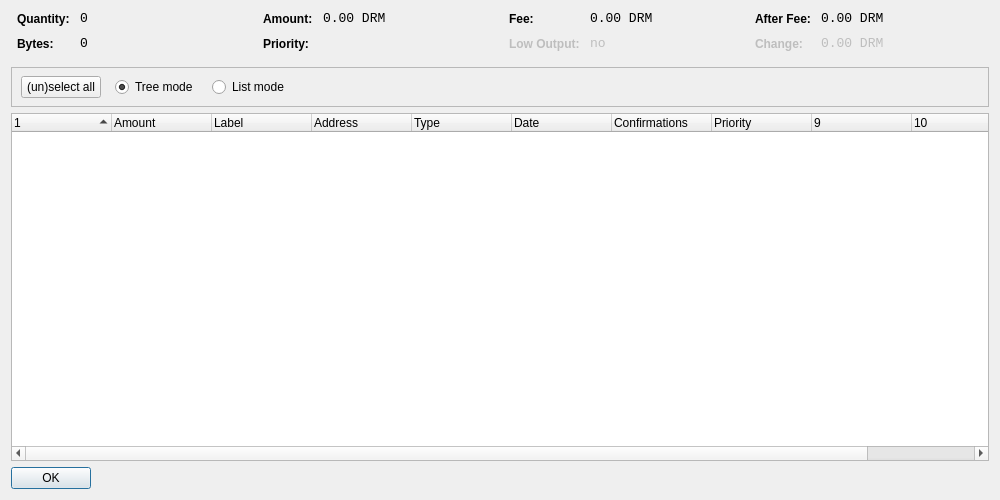
<?xml version="1.0" encoding="UTF-8"?>
<ui version="4.0">
 <class>CoinControlDialog</class>
 <widget class="QDialog" name="CoinControlDialog">
  <property name="geometry">
   <rect>
    <x>0</x>
    <y>0</y>
    <width>1000</width>
    <height>500</height>
   </rect>
  </property>
  <property name="windowTitle">
   <string>Coin Control</string>
  </property>
  <layout class="QVBoxLayout" name="verticalLayout">
   <item>
    <layout class="QHBoxLayout" name="horizontalLayoutTop" stretch="0,0,0,0">
     <property name="topMargin">
      <number>0</number>
     </property>
     <property name="bottomMargin">
      <number>10</number>
     </property>
     <item>
      <layout class="QFormLayout" name="formLayoutCoinControl1">
       <property name="horizontalSpacing">
        <number>10</number>
       </property>
       <property name="verticalSpacing">
        <number>10</number>
       </property>
       <property name="leftMargin">
        <number>6</number>
       </property>
       <property name="rightMargin">
        <number>6</number>
       </property>
       <item row="0" column="0">
        <widget class="QLabel" name="labelCoinControlQuantityText">
         <property name="styleSheet">
          <string notr="true">font-weight:bold;</string>
         </property>
         <property name="text">
          <string>Quantity:</string>
         </property>
        </widget>
       </item>
       <item row="0" column="1">
        <widget class="QLabel" name="labelCoinControlQuantity">
         <property name="font">
          <font>
           <family>Monospace</family>
           <pointsize>10</pointsize>
          </font>
         </property>
         <property name="cursor">
          <cursorShape>IBeamCursor</cursorShape>
         </property>
         <property name="contextMenuPolicy">
          <enum>Qt::ActionsContextMenu</enum>
         </property>
         <property name="text">
          <string notr="true">0</string>
         </property>
         <property name="textInteractionFlags">
          <set>Qt::LinksAccessibleByMouse|Qt::TextSelectableByKeyboard|Qt::TextSelectableByMouse</set>
         </property>
        </widget>
       </item>
       <item row="1" column="0">
        <widget class="QLabel" name="labelCoinControlBytesText">
         <property name="styleSheet">
          <string notr="true">font-weight:bold;</string>
         </property>
         <property name="text">
          <string>Bytes:</string>
         </property>
        </widget>
       </item>
       <item row="1" column="1">
        <widget class="QLabel" name="labelCoinControlBytes">
         <property name="font">
          <font>
           <family>Monospace</family>
           <pointsize>10</pointsize>
          </font>
         </property>
         <property name="cursor">
          <cursorShape>IBeamCursor</cursorShape>
         </property>
         <property name="contextMenuPolicy">
          <enum>Qt::ActionsContextMenu</enum>
         </property>
         <property name="text">
          <string notr="true">0</string>
         </property>
         <property name="textInteractionFlags">
          <set>Qt::LinksAccessibleByMouse|Qt::TextSelectableByKeyboard|Qt::TextSelectableByMouse</set>
         </property>
        </widget>
       </item>
      </layout>
     </item>
     <item>
      <layout class="QFormLayout" name="formLayoutCoinControl2">
       <property name="horizontalSpacing">
        <number>10</number>
       </property>
       <property name="verticalSpacing">
        <number>10</number>
       </property>
       <property name="leftMargin">
        <number>6</number>
       </property>
       <property name="rightMargin">
        <number>6</number>
       </property>
       <item row="0" column="0">
        <widget class="QLabel" name="labelCoinControlAmountText">
         <property name="styleSheet">
          <string notr="true">font-weight:bold;</string>
         </property>
         <property name="text">
          <string>Amount:</string>
         </property>
        </widget>
       </item>
       <item row="0" column="1">
        <widget class="QLabel" name="labelCoinControlAmount">
         <property name="font">
          <font>
           <family>Monospace</family>
           <pointsize>10</pointsize>
          </font>
         </property>
         <property name="cursor">
          <cursorShape>IBeamCursor</cursorShape>
         </property>
         <property name="contextMenuPolicy">
          <enum>Qt::ActionsContextMenu</enum>
         </property>
         <property name="text">
          <string notr="true">0.00 DRM</string>
         </property>
         <property name="textInteractionFlags">
          <set>Qt::LinksAccessibleByMouse|Qt::TextSelectableByKeyboard|Qt::TextSelectableByMouse</set>
         </property>
        </widget>
       </item>
       <item row="1" column="0">
        <widget class="QLabel" name="labelCoinControlPriorityText">
         <property name="styleSheet">
          <string notr="true">font-weight:bold;</string>
         </property>
         <property name="text">
          <string>Priority:</string>
         </property>
        </widget>
       </item>
       <item row="1" column="1">
        <widget class="QLabel" name="labelCoinControlPriority">
         <property name="font">
          <font>
           <family>Monospace</family>
           <pointsize>10</pointsize>
          </font>
         </property>
         <property name="cursor">
          <cursorShape>IBeamCursor</cursorShape>
         </property>
         <property name="contextMenuPolicy">
          <enum>Qt::ActionsContextMenu</enum>
         </property>
         <property name="text">
          <string/>
         </property>
         <property name="textInteractionFlags">
          <set>Qt::LinksAccessibleByMouse|Qt::TextSelectableByKeyboard|Qt::TextSelectableByMouse</set>
         </property>
        </widget>
       </item>
      </layout>
     </item>
     <item>
      <layout class="QFormLayout" name="formLayoutCoinControl3">
       <property name="horizontalSpacing">
        <number>10</number>
       </property>
       <property name="verticalSpacing">
        <number>10</number>
       </property>
       <property name="leftMargin">
        <number>6</number>
       </property>
       <property name="rightMargin">
        <number>6</number>
       </property>
       <item row="0" column="0">
        <widget class="QLabel" name="labelCoinControlFeeText">
         <property name="styleSheet">
          <string notr="true">font-weight:bold;</string>
         </property>
         <property name="text">
          <string>Fee:</string>
         </property>
        </widget>
       </item>
       <item row="0" column="1">
        <widget class="QLabel" name="labelCoinControlFee">
         <property name="font">
          <font>
           <family>Monospace</family>
           <pointsize>10</pointsize>
          </font>
         </property>
         <property name="cursor">
          <cursorShape>IBeamCursor</cursorShape>
         </property>
         <property name="contextMenuPolicy">
          <enum>Qt::ActionsContextMenu</enum>
         </property>
         <property name="text">
          <string notr="true">0.00 DRM</string>
         </property>
         <property name="textInteractionFlags">
          <set>Qt::LinksAccessibleByMouse|Qt::TextSelectableByKeyboard|Qt::TextSelectableByMouse</set>
         </property>
        </widget>
       </item>
       <item row="1" column="0">
        <widget class="QLabel" name="labelCoinControlLowOutputText">
         <property name="enabled">
          <bool>false</bool>
         </property>
         <property name="styleSheet">
          <string notr="true">font-weight:bold;</string>
         </property>
         <property name="text">
          <string>Low Output:</string>
         </property>
        </widget>
       </item>
       <item row="1" column="1">
        <widget class="QLabel" name="labelCoinControlLowOutput">
         <property name="enabled">
          <bool>false</bool>
         </property>
         <property name="font">
          <font>
           <family>Monospace</family>
           <pointsize>10</pointsize>
          </font>
         </property>
         <property name="cursor">
          <cursorShape>IBeamCursor</cursorShape>
         </property>
         <property name="contextMenuPolicy">
          <enum>Qt::ActionsContextMenu</enum>
         </property>
         <property name="text">
          <string notr="true">no</string>
         </property>
         <property name="textInteractionFlags">
          <set>Qt::LinksAccessibleByMouse|Qt::TextSelectableByKeyboard|Qt::TextSelectableByMouse</set>
         </property>
        </widget>
       </item>
      </layout>
     </item>
     <item>
      <layout class="QFormLayout" name="formLayoutCoinControl4">
       <property name="horizontalSpacing">
        <number>10</number>
       </property>
       <property name="verticalSpacing">
        <number>10</number>
       </property>
       <property name="leftMargin">
        <number>6</number>
       </property>
       <property name="rightMargin">
        <number>6</number>
       </property>
       <item row="0" column="0">
        <widget class="QLabel" name="labelCoinControlAfterFeeText">
         <property name="styleSheet">
          <string notr="true">font-weight:bold;</string>
         </property>
         <property name="text">
          <string>After Fee:</string>
         </property>
        </widget>
       </item>
       <item row="0" column="1">
        <widget class="QLabel" name="labelCoinControlAfterFee">
         <property name="font">
          <font>
           <family>Monospace</family>
           <pointsize>10</pointsize>
          </font>
         </property>
         <property name="cursor">
          <cursorShape>IBeamCursor</cursorShape>
         </property>
         <property name="contextMenuPolicy">
          <enum>Qt::ActionsContextMenu</enum>
         </property>
         <property name="text">
          <string notr="true">0.00 DRM</string>
         </property>
         <property name="textInteractionFlags">
          <set>Qt::LinksAccessibleByMouse|Qt::TextSelectableByKeyboard|Qt::TextSelectableByMouse</set>
         </property>
        </widget>
       </item>
       <item row="1" column="0">
        <widget class="QLabel" name="labelCoinControlChangeText">
         <property name="enabled">
          <bool>false</bool>
         </property>
         <property name="styleSheet">
          <string notr="true">font-weight:bold;</string>
         </property>
         <property name="text">
          <string>Change:</string>
         </property>
        </widget>
       </item>
       <item row="1" column="1">
        <widget class="QLabel" name="labelCoinControlChange">
         <property name="enabled">
          <bool>false</bool>
         </property>
         <property name="font">
          <font>
           <family>Monospace</family>
           <pointsize>10</pointsize>
          </font>
         </property>
         <property name="cursor">
          <cursorShape>IBeamCursor</cursorShape>
         </property>
         <property name="contextMenuPolicy">
          <enum>Qt::ActionsContextMenu</enum>
         </property>
         <property name="text">
          <string notr="true">0.00 DRM</string>
         </property>
         <property name="textInteractionFlags">
          <set>Qt::LinksAccessibleByMouse|Qt::TextSelectableByKeyboard|Qt::TextSelectableByMouse</set>
         </property>
        </widget>
       </item>
      </layout>
     </item>
    </layout>
   </item>
   <item>
    <widget class="QFrame" name="frame">
     <property name="minimumSize">
      <size>
       <width>0</width>
       <height>40</height>
      </size>
     </property>
     <property name="frameShape">
      <enum>QFrame::StyledPanel</enum>
     </property>
     <property name="frameShadow">
      <enum>QFrame::Sunken</enum>
     </property>
     <widget class="QWidget" name="horizontalLayoutWidget">
      <property name="geometry">
       <rect>
        <x>10</x>
        <y>0</y>
        <width>781</width>
        <height>41</height>
       </rect>
      </property>
      <layout class="QHBoxLayout" name="horizontalLayoutPanel" stretch="0,0,0,0,0">
       <property name="spacing">
        <number>14</number>
       </property>
       <item>
        <widget class="QPushButton" name="pushButtonSelectAll">
         <property name="sizePolicy">
          <sizepolicy hsizetype="Maximum" vsizetype="Fixed">
           <horstretch>0</horstretch>
           <verstretch>0</verstretch>
          </sizepolicy>
         </property>
         <property name="text">
          <string>(un)select all</string>
         </property>
        </widget>
       </item>
       <item>
        <widget class="QRadioButton" name="radioTreeMode">
         <property name="sizePolicy">
          <sizepolicy hsizetype="Maximum" vsizetype="Fixed">
           <horstretch>0</horstretch>
           <verstretch>0</verstretch>
          </sizepolicy>
         </property>
         <property name="text">
          <string>Tree mode</string>
         </property>
         <property name="checked">
          <bool>true</bool>
         </property>
        </widget>
       </item>
       <item>
        <widget class="QRadioButton" name="radioListMode">
         <property name="sizePolicy">
          <sizepolicy hsizetype="Maximum" vsizetype="Fixed">
           <horstretch>0</horstretch>
           <verstretch>0</verstretch>
          </sizepolicy>
         </property>
         <property name="text">
          <string>List mode</string>
         </property>
        </widget>
       </item>
       <item>
        <spacer name="horizontalSpacer">
         <property name="orientation">
          <enum>Qt::Horizontal</enum>
         </property>
         <property name="sizeHint" stdset="0">
          <size>
           <width>40</width>
           <height>20</height>
          </size>
         </property>
        </spacer>
       </item>
      </layout>
     </widget>
    </widget>
   </item>
   <item>
    <widget class="CoinControlTreeWidget" name="treeWidget">
     <property name="contextMenuPolicy">
      <enum>Qt::CustomContextMenu</enum>
     </property>
     <property name="sortingEnabled">
      <bool>false</bool>
     </property>
     <property name="columnCount">
      <number>11</number>
     </property>
     <attribute name="headerShowSortIndicator" stdset="0">
      <bool>true</bool>
     </attribute>
     <attribute name="headerStretchLastSection">
      <bool>false</bool>
     </attribute>
     <column>
      <property name="text">
       <string/>
      </property>
     </column>
     <column>
      <property name="text">
       <string>Amount</string>
      </property>
     </column>
     <column>
      <property name="text">
       <string>Label</string>
      </property>
     </column>
     <column>
      <property name="text">
       <string>Address</string>
      </property>
     </column>
	 <column>
      <property name="text">
       <string>Type</string>
      </property>
     </column>
     <column>
      <property name="text">
       <string>Date</string>
      </property>
     </column>
     <column>
      <property name="text">
       <string>Confirmations</string>
      </property>
      <property name="toolTip">
       <string>Confirmed</string>
      </property>
     </column>
     <column>
      <property name="text">
       <string>Priority</string>
      </property>
     </column>
     <column>
      <property name="text">
       <string/>
      </property>
     </column>
     <column>
      <property name="text">
       <string/>
      </property>
     </column>
     <column>
      <property name="text">
       <string/>
      </property>
     </column>
     <column>
      <property name="text">
       <string/>
      </property>
     </column>
    </widget>
   </item>
   <item>
    <widget class="QDialogButtonBox" name="buttonBox">
     <property name="sizePolicy">
      <sizepolicy hsizetype="Maximum" vsizetype="Fixed">
       <horstretch>0</horstretch>
       <verstretch>0</verstretch>
      </sizepolicy>
     </property>
     <property name="orientation">
      <enum>Qt::Horizontal</enum>
     </property>
     <property name="standardButtons">
      <set>QDialogButtonBox::Ok</set>
     </property>
    </widget>
   </item>
  </layout>
 </widget>
 <customwidgets>
  <customwidget>
   <class>CoinControlTreeWidget</class>
   <extends>QTreeWidget</extends>
   <header>coincontroltreewidget.h</header>
  </customwidget>
 </customwidgets>
 <resources/>
 <connections/>
</ui>
